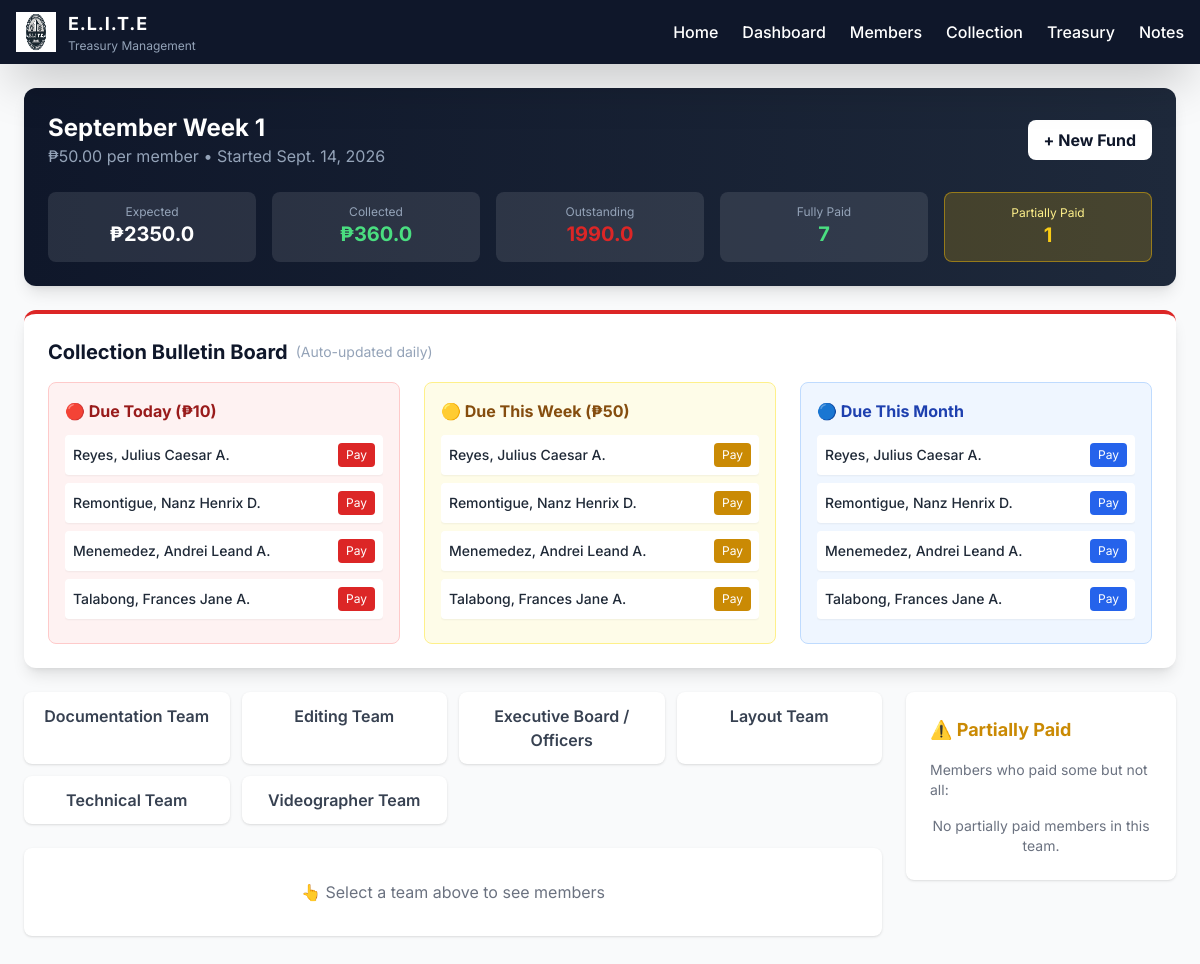
Screenshot of /collection/ with the database file from the repository.
### core/models.py (models this page shows, shortened)
class FundPeriod(models.Model):
    STATUS_CHOICES = [
        ('Active', 'Active'),
        ('Completed', 'Completed'),
    ]
    name = models.CharField(max_length=100)  # e.g., "September Week 1"
    amount_per_member = models.DecimalField(max_digits=10, decimal_places=2, default=50.00)
    start_date = models.DateField(default=timezone.now)
    end_date = models.DateField(null=True, blank=True)
    status = models.CharField(max_length=20, choices=STATUS_CHOICES, default='Active')
    created_at = models.DateTimeField(auto_now_add=True)
    @property
    def total_expected(self):
        active_members = Member.objects.filter(status='Active').count()
        return active_members * self.amount_per_member
    @property
    def total_collected(self):
        return self.contributions.aggregate(Sum('amount'))['amount__sum'] or 0
    @property
    def outstanding(self):
        return self.total_expected - self.total_collected

class Member(models.Model):
    STATUS_CHOICES = [
        ('Active', 'Active'),
        ('Inactive', 'Inactive'),
    ]
    member_id = models.CharField(max_length=20, unique=True) # e.g., ELT-001
    first_name = models.CharField(max_length=100)
    last_name = models.CharField(max_length=100)
    department = models.CharField(max_length=100)
    year_level = models.IntegerField()
    section = models.CharField(max_length=10)
    team = models.ForeignKey(Team, on_delete=models.PROTECT) # Protect prevents deleting a team if it has members
    status = models.CharField(max_length=20, choices=STATUS_CHOICES, default='Active')
    date_joined = models.DateField(auto_now_add=True)

class Team(models.Model):
    name = models.CharField(max_length=100, unique=True)

### core/views.py (the view, shortened to what this page needs)
# urls.py: path('collection/', views.fund_collection, name='fund_collection'),
def fund_collection(request):
    from django.utils import timezone
    from datetime import timedelta
    active_fund = FundPeriod.objects.filter(status='Active').first()
    if not active_fund:
        return render(request, 'core/fund_collection.html', {
            'active_fund': None, 'teams': Team.objects.all().order_by('name'),
        })
    selected_team_id = request.GET.get('team')
    selected_team = None
    members_status = []
    today = timezone.now().date()
    week_start = today - timedelta(days=today.weekday()) # Monday of current week
    month_start = today.replace(day=1) # 1st day of current month
    bulletin_today = []
    bulletin_week = []
    bulletin_month = []
    partially_paid_count = 0
    paid_count = 0
    unpaid_count = 0
    all_active_members = Member.objects.filter(status='Active')
    fund_amount = float(active_fund.amount_per_member)
    for member in all_active_members:
        contribs = Contribution.objects.filter(member=member, fund_period=active_fund)
        total_paid = sum(float(c.amount) for c in contribs)
        remaining = fund_amount - total_paid
        is_fully_paid = remaining <= 0.01
        if is_fully_paid:
            paid_count += 1
        elif total_paid > 0:
            partially_paid_count += 1
        else:
            unpaid_count += 1
        if not is_fully_paid:
            paid_today = contribs.filter(payment_date=today).exists()
            paid_this_week = contribs.filter(payment_date__gte=week_start).exists()
            paid_this_month = contribs.filter(payment_date__gte=month_start).exists()
            if not paid_today:
                bulletin_today.append({'member': member, 'remaining': remaining})
            if not paid_this_week:
                bulletin_week.append({'member': member, 'remaining': remaining})
            if not paid_this_month:
                bulletin_month.append({'member': member, 'remaining': remaining})
    if selected_team_id:
        selected_team = get_object_or_404(Team, pk=selected_team_id)
    total_expected = float(active_fund.total_expected)
    total_collected = float(active_fund.total_collected)
    total_outstanding = float(active_fund.outstanding)
    context = {
        'active_fund': active_fund,
        'teams': Team.objects.all().order_by('name'),
        'selected_team': selected_team,
        'members_status': members_status,
        'total_expected': total_expected,
        'total_collected': total_collected,
        'total_outstanding': total_outstanding,
        'paid_count': paid_count,
        'unpaid_count': unpaid_count,
        'partially_paid_count': partially_paid_count,
        'bulletin_today': bulletin_today[:15],
        'bulletin_week': bulletin_week[:15],
        'bulletin_month': bulletin_month[:15],
    }
    return render(request, 'core/fund_collection.html', context)

### core/templates/core/fund_collection.html (shortened to what this page needs)
{% extends "core/base.html" %}
{% block content %}
<div class="max-w-7xl mx-auto p-6">
    {% if not active_fund %}
        <div class="bg-white rounded-lg shadow p-8 text-center">
            <h2 class="text-2xl font-bold text-gray-700 mb-4">No Active Fund Period</h2>
            <a href="{% url 'fund_period_create' %}" class="bg-blue-600 text-white font-bold py-3 px-6 rounded-lg">+ Create New Fund Period</a>
        </div>
    {% else %}
        <div class="bg-gradient-to-r from-elite-dark to-elite-slate text-white rounded-xl shadow-lg p-6 mb-6">
            <div class="flex justify-between items-center mb-6">
                <div>
                    <h2 class="text-2xl font-bold">{{ active_fund.name }}</h2>
                    <p class="text-elite-silver">₱{{ active_fund.amount_per_member }} per member • Started {{ active_fund.start_date }}</p>
                </div>
                <a href="{% url 'fund_period_create' %}" class="bg-white text-elite-dark font-bold py-2 px-4 rounded-lg hover:bg-gray-200">+ New Fund</a>
            </div>
            <div class="grid grid-cols-2 md:grid-cols-5 gap-4">
                <div class="bg-white/10 rounded-lg p-3 text-center">
                    <p class="text-xs text-elite-silver">Expected</p>
                    <p class="text-xl font-bold">₱{{ total_expected }}</p>
                </div>
                <div class="bg-white/10 rounded-lg p-3 text-center">
                    <p class="text-xs text-elite-silver">Collected</p>
                    <p class="text-xl font-bold text-elite-green">₱{{ total_collected }}</p>
                </div>
                <div class="bg-white/10 rounded-lg p-3 text-center">
                    <p class="text-xs text-elite-silver">Outstanding</p>
                    <p class="text-xl font-bold text-elite-red">{{ total_outstanding }}</p>
                </div>
                <div class="bg-white/10 rounded-lg p-3 text-center">
                    <p class="text-xs text-elite-silver">Fully Paid</p>
                    <p class="text-xl font-bold text-elite-green">{{ paid_count }}</p>
                </div>
                <div class="bg-yellow-500/20 rounded-lg p-3 text-center border border-yellow-500/50">
                    <p class="text-xs text-yellow-200">Partially Paid</p>
                    <p class="text-xl font-bold text-yellow-400">{{ partially_paid_count }}</p>
                </div>
            </div>
        </div>
        <div class="bg-white rounded-xl shadow-lg p-6 mb-6 border-t-4 border-elite-red">
            <h3 class="text-xl font-bold text-elite-dark mb-4 flex items-center">
                 Collection Bulletin Board
                <span class="ml-2 text-sm font-normal text-elite-silver">(Auto-updated daily)</span>
            </h3>
            <div class="grid grid-cols-1 md:grid-cols-3 gap-6">
                <div class="bg-red-50 rounded-lg p-4 border border-red-200">
                    <h4 class="font-bold text-red-800 mb-3 flex items-center">🔴 Due Today (₱10)</h4>
                    <ul class="space-y-2 max-h-48 overflow-y-auto">
                        {% for item in bulletin_today %}
                            <li class="flex justify-between items-center text-sm bg-white p-2 rounded shadow-sm">
                                <span class="font-medium text-gray-800">{{ item.member.last_name }}, {{ item.member.first_name }}</span>
                                <a href="{% url 'quick_pay' item.member.id %}" class="text-xs bg-red-600 text-white px-2 py-1 rounded hover:bg-red-700">Pay</a>
                            </li>
                        {% empty %}
                            <li class="text-sm text-green-600 font-semibold text-center py-4">✅ All paid for today!</li>
                        {% endfor %}
                    </ul>
                </div>
                <div class="bg-yellow-50 rounded-lg p-4 border border-yellow-200">
                    <h4 class="font-bold text-yellow-800 mb-3 flex items-center">🟡 Due This Week (₱50)</h4>
                    <ul class="space-y-2 max-h-48 overflow-y-auto">
                        {% for item in bulletin_week %}
                            <li class="flex justify-between items-center text-sm bg-white p-2 rounded shadow-sm">
                                <span class="font-medium text-gray-800">{{ item.member.last_name }}, {{ item.member.first_name }}</span>
                                <a href="{% url 'quick_pay' item.member.id %}" class="text-xs bg-yellow-600 text-white px-2 py-1 rounded hover:bg-yellow-700">Pay</a>
                            </li>
                        {% empty %}
                            <li class="text-sm text-green-600 font-semibold text-center py-4">✅ All paid for this week!</li>
                        {% endfor %}
                    </ul>
                </div>
                <div class="bg-blue-50 rounded-lg p-4 border border-blue-200">
                    <h4 class="font-bold text-blue-800 mb-3 flex items-center">🔵 Due This Month</h4>
                    <ul class="space-y-2 max-h-48 overflow-y-auto">
                        {% for item in bulletin_month %}
                            <li class="flex justify-between items-center text-sm bg-white p-2 rounded shadow-sm">
                                <span class="font-medium text-gray-800">{{ item.member.last_name }}, {{ item.member.first_name }}</span>
                                <a href="{% url 'quick_pay' item.member.id %}" class="text-xs bg-blue-600 text-white px-2 py-1 rounded hover:bg-blue-700">Pay</a>
                            </li>
                        {% empty %}
                            <li class="text-sm text-green-600 font-semibold text-center py-4">✅ All paid for this month!</li>
                        {% endfor %}
                    </ul>
                </div>
            </div>
        </div>
        <div class="grid grid-cols-1 lg:grid-cols-4 gap-6">
            <div class="lg:col-span-3">
                <div class="grid grid-cols-2 md:grid-cols-3 lg:grid-cols-4 gap-3 mb-6">
                    {% for team in teams %}
                        <a href="{% url 'fund_collection' %}?team={{ team.id }}"
                           class="p-3 rounded-lg text-center font-semibold transition {% if selected_team and selected_team.id == team.id %}bg-elite-blue text-white shadow-lg{% else %}bg-white text-gray-700 hover:bg-gray-100 shadow{% endif %}">
                            {{ team.name }}
                        </a>
                    {% endfor %}
                </div>
                {% if selected_team %}
                    <div class="bg-white rounded-lg shadow p-6">
                        <h3 class="text-lg font-bold text-elite-dark mb-4">
                            {{ selected_team.name }} — Tap to Record Payment
                        </h3>
                        <div class="space-y-3">
                            {% for item in members_status %}
                                {% if item.has_paid %}
                                    <div class="flex items-center justify-between p-4 rounded-lg bg-green-50 border-l-4 border-green-500">
                                {% elif item.total_paid > 0 %}
                                    <div class="flex items-center justify-between p-4 rounded-lg bg-yellow-50 border-l-4 border-yellow-500">
                                {% else %}
                                    <div class="flex items-center justify-between p-4 rounded-lg bg-red-50 border-l-4 border-red-500">
                                {% endif %}
                                    <div class="flex items-center space-x-4 flex-1">
                                        <div class="text-2xl">
                                            {% if item.has_paid %}✅{% elif item.total_paid > 0 %}⚠️{% else %}❌{% endif %}
                                        </div>
                                        <div>
                                            <p class="font-bold text-gray-800">{{ item.member.last_name }}, {{ item.member.first_name }}</p>
                                            <p class="text-xs text-gray-500">{{ item.member.member_id }} • {{ item.member.department }}</p>
                                            {% if item.has_paid %}
                                                <p class="text-xs font-bold text-green-600 mt-1">FULLY PAID</p>
                                            {% elif item.total_paid > 0 %}
                                                <p class="text-xs font-bold text-yellow-600 mt-1">PARTIAL: ₱{{ item.total_paid }} / Remaining: ₱{{ item.remaining }}</p>
                                            {% else %}
                                                <p class="text-xs font-bold text-red-600 mt-1">NOT PAID YET</p>
                                            {% endif %}
                                        </div>
                                    </div>
                                    <div>
                                        {% if not item.has_paid %}
                                            <a href="{% url 'quick_pay' item.member.id %}"
                                               class="bg-elite-blue hover:bg-blue-700 text-white font-bold py-2 px-4 rounded-lg transition transform hover:scale-105">
                                                PAY ₱{{ item.remaining }}
                                            </a>
                                        {% else %}
                                            <span class="bg-green-200 text-green-800 text-sm font-bold px-3 py-1 rounded-full">DONE</span>
                                        {% endif %}
                                    </div>
                                </div>
                            {% endfor %}
                        </div>
                    </div>
                {% else %}
                    <div class="bg-white rounded-lg shadow p-8 text-center text-gray-500">
                        👆 Select a team above to see members
                    </div>
                {% endif %}
            </div>
            <div class="lg:col-span-1">
                <div class="bg-white rounded-lg shadow p-6 sticky top-6">
                    <h3 class="text-lg font-bold text-yellow-600 mb-4">⚠️ Partially Paid</h3>
                    <p class="text-sm text-gray-500 mb-4">Members who paid some but not all:</p>
                    <div class="space-y-2 max-h-96 overflow-y-auto">
                        {% for item in members_status %}
                            {% if item.total_paid > 0 and not item.has_paid %}
                                <div class="p-3 bg-yellow-50 rounded border border-yellow-200">
                                    <p class="text-sm font-bold text-gray-800">{{ item.member.last_name }}, {{ item.member.first_name }}</p>
                                    <div class="flex justify-between text-xs mt-1">
                                        <span class="text-green-600">Paid: ₱{{ item.total_paid }}</span>
                                        <span class="text-red-600">Due: ₱{{ item.remaining }}</span>
                                    </div>
                                    <a href="{% url 'quick_pay' item.member.id %}" class="block text-center mt-2 bg-yellow-500 text-white text-xs font-bold py-1 rounded hover:bg-yellow-600">Continue Payment</a>
                                </div>
                            {% endif %}
                        {% empty %}
                            <p class="text-sm text-gray-500 text-center">No partially paid members in this team.</p>
                        {% endfor %}
                    </div>
                </div>
            </div>
        </div>
    {% endif %}
</div>
{% endblock %}

### core/templates/core/base.html (style rules this page uses)
body { font-family: 'Inter', sans-serif; }

### rows the page displays
FundPeriod: name "September Week 1", amount_per_member "50.00", start_date "Sept. 14, 2026"
Member: member.last_name "Reyes", member.first_name "Julius Caesar A."
Member: member.last_name "Remontigue", member.first_name "Nanz Henrix D."
Member: member.last_name "Menemedez", member.first_name "Andrei Leand A."
Member: member.last_name "Talabong", member.first_name "Frances Jane A."
Team: name "Documentation Team"
Team: name "Editing Team"
Team: name "Executive Board / Officers"
Team: name "Layout Team"
Team: name "Technical Team"
Team: name "Videographer Team"

### other values shown
{{ total_expected }} "2350.0"
{{ total_collected }} "360.0"
{{ total_outstanding }} "1990.0"
{{ paid_count }} "7"
{{ partially_paid_count }} "1"
